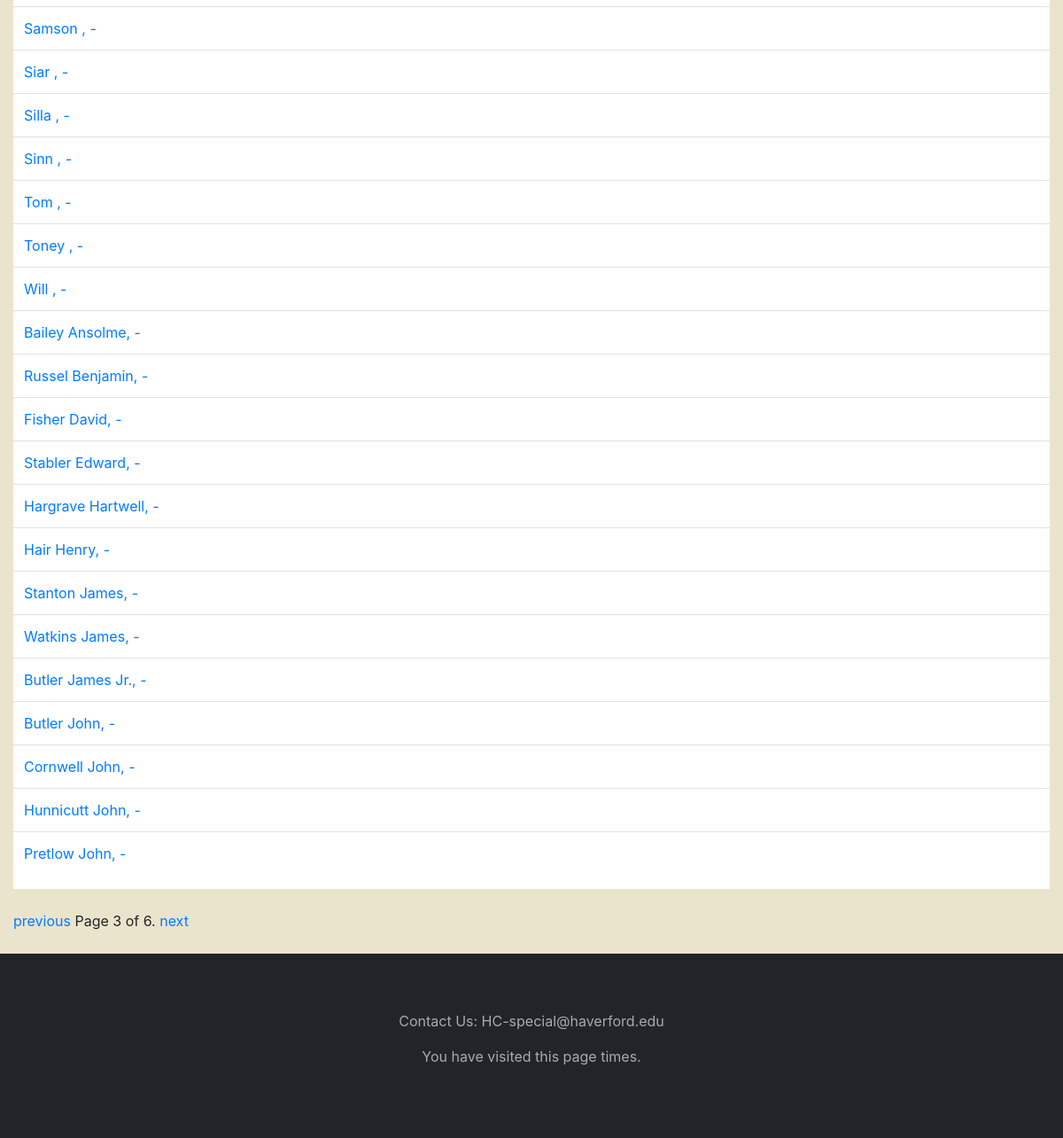
Page /persons/?page=3 (lower part) on the earlier database version.
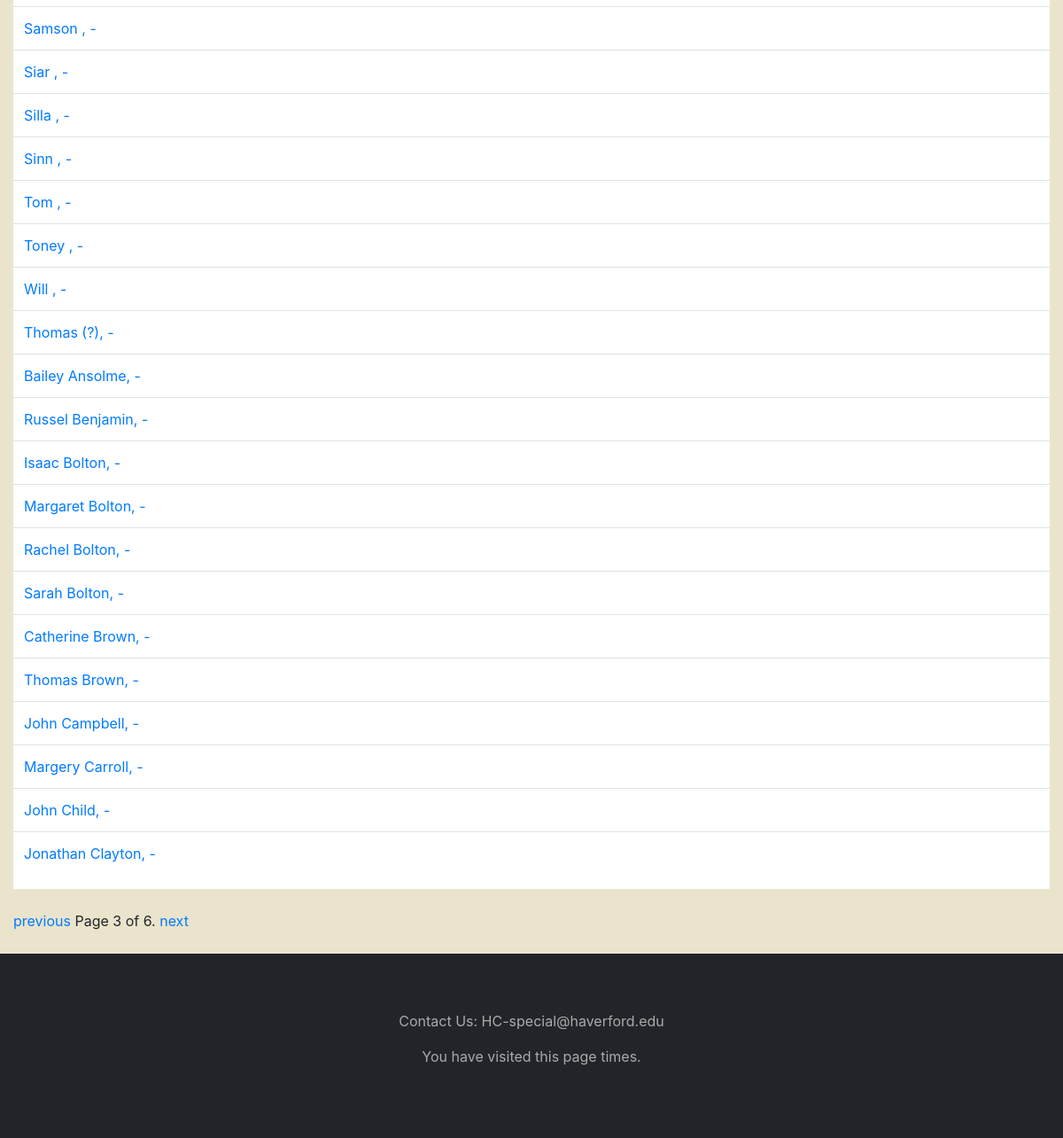
Same page on the later database version.
### catalog/models.py (models this page shows, shortened)
class Person(models.Model):
    first_name = models.CharField(max_length=100, null=True)
    last_name = models.CharField(max_length=100, null=True, blank=True)
    alt_spelling_first_name = models.CharField(max_length=100, null=True, blank=True)
    alt_spelling_last_name = models.CharField(max_length=100, null=True, blank=True)
    abbreviated_first_name = models.CharField(max_length=100, null=True, blank=True)
    abbreviated_last_name = models.CharField(max_length=100, null=True, blank=True)
    role = models.ManyToManyField(Role, help_text="Select a role for this person")
    gender = models.ForeignKey('Gender', on_delete=models.SET_NULL, null=True)
    birth_place = models.ForeignKey('Birth_Place', on_delete=models.SET_NULL, null=True, blank=True)
    death_place = models.ForeignKey('Death_Place', on_delete=models.SET_NULL, null=True, blank=True)
    place_freed= models.ForeignKey('Place_Freed', on_delete=models.SET_NULL, null=True)
    age_freed= models.CharField('Age_Freed', max_length=5, help_text='Age when freedom occured', blank=True)
    age_listed= models.CharField('Age_Listed', max_length=5, help_text='Age listed on the Manumission Document', blank=True)
    year_manumitted= models.CharField('Year Manumission took effect', max_length=4, help_text='Year when freedom occured', blank=True)
    date_of_birth = models.DateField(null=True, blank=True)
    date_of_death = models.DateField(null=True, blank=True)
    def display_role(self):
        """Create a string for the Role. This is required to display roles in Admin."""
        return ', '.join(role.name for role in self.role.all()[:3])
    display_role.short_description = 'Roles played in any manumissions'
    class Meta:
        ordering = ['last_name', 'first_name']
    def get_absolute_url(self):
        return reverse('person-detail', args=[str(self.id)])

### catalog/views.py (the view)
# urls.py: path('persons/', views.PersonListView.as_view(), name='persons'),
class PersonListView(generic.ListView):
    model = Person
    paginate_by = 30

### catalog/templates/catalog/person_list.html (shortened to what this page needs)
{% extends "base_generic.html" %}
{% block content %}
<div class="table-responsive" style="background: rgb(255,255,255);color: rgb(33,37,30);">
  <table class="table">
      <tbody style="color: rgb(33,37,30);">
        {% if person_list %}
          {% for person in person_list %}
            <tr>
              <td>
                <a href="{{ person.get_absolute_url }}">
                {{ person.first_name }} {{person.last_name|default_if_none:" " }}, {{person.date_of_birth|default_if_none:""}} - {% if person.date_of_death %}{{person.date_of_death}}{% endif %}
                </a>
              </td>
            </tr>
          {% endfor %}
        {% else %}
          <tr>
            <td>There are no persons available.</td>
          </tr>
        {% endif %}
      </tbody>
  </table>
</div>
<div class="container"> <br> </div>
{% endblock %}

Differences in the rows shown:
no longer on this page (row edited): Person: first_name "Fisher", last_name "David"
no longer on this page (row edited): Person: first_name "Stabler", last_name "Edward"
no longer on this page (row edited): Person: first_name "Hargrave", last_name "Hartwell"
no longer on this page (row edited): Person: first_name "Hair", last_name "Henry"
no longer on this page (row edited): Person: first_name "Stanton", last_name "James"
no longer on this page (row edited): Person: first_name "Watkins", last_name "James"
no longer on this page (row edited): Person: first_name "Butler", last_name "James Jr."
no longer on this page (row edited): Person: first_name "Butler", last_name "John"
no longer on this page (row edited): Person: first_name "Cornwell", last_name "John"
no longer on this page (row edited): Person: first_name "Hunnicutt", last_name "John"
no longer on this page (row edited): Person: first_name "Pretlow", last_name "John"
now on this page (row unchanged): Person: first_name "Thomas", last_name "(?)"
now on this page (row unchanged): Person: first_name "Isaac", last_name "Bolton"
now on this page (row unchanged): Person: first_name "Margaret", last_name "Bolton"
now on this page (row unchanged): Person: first_name "Rachel", last_name "Bolton"
now on this page (row unchanged): Person: first_name "Sarah", last_name "Bolton"
now on this page (row unchanged): Person: first_name "Catherine", last_name "Brown"
now on this page (row unchanged): Person: first_name "Thomas", last_name "Brown"
now on this page (row unchanged): Person: first_name "John", last_name "Campbell"
now on this page (row unchanged): Person: first_name "Margery", last_name "Carroll"
now on this page (row unchanged): Person: first_name "John", last_name "Child"
now on this page (row unchanged): Person: first_name "Jonathan", last_name "Clayton"
